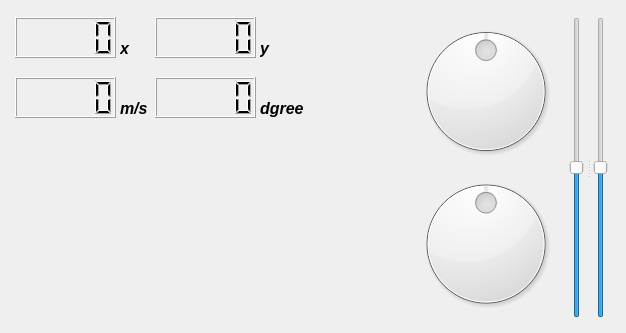
<?xml version="1.0" encoding="UTF-8"?>
<ui version="4.0">
 <class>Form</class>
 <widget class="QWidget" name="Form">
  <property name="geometry">
   <rect>
    <x>0</x>
    <y>0</y>
    <width>626</width>
    <height>333</height>
   </rect>
  </property>
  <property name="windowTitle">
   <string>Form</string>
  </property>
  <widget class="QLCDNumber" name="lcd_number_pos_x">
   <property name="geometry">
    <rect>
     <x>15</x>
     <y>17</y>
     <width>101</width>
     <height>41</height>
    </rect>
   </property>
  </widget>
  <widget class="QLCDNumber" name="lcd_number_pos_y">
   <property name="geometry">
    <rect>
     <x>155</x>
     <y>17</y>
     <width>101</width>
     <height>41</height>
    </rect>
   </property>
  </widget>
  <widget class="QLCDNumber" name="lcd_number_yaw">
   <property name="geometry">
    <rect>
     <x>155</x>
     <y>77</y>
     <width>101</width>
     <height>41</height>
    </rect>
   </property>
  </widget>
  <widget class="QLCDNumber" name="lcd_number_vel">
   <property name="geometry">
    <rect>
     <x>15</x>
     <y>77</y>
     <width>101</width>
     <height>41</height>
    </rect>
   </property>
  </widget>
  <widget class="QLabel" name="lable_ms">
   <property name="geometry">
    <rect>
     <x>120</x>
     <y>100</y>
     <width>30</width>
     <height>17</height>
    </rect>
   </property>
   <property name="font">
    <font>
     <pointsize>12</pointsize>
     <weight>75</weight>
     <italic>true</italic>
     <bold>true</bold>
    </font>
   </property>
   <property name="text">
    <string>m/s</string>
   </property>
  </widget>
  <widget class="QLabel" name="label_x">
   <property name="geometry">
    <rect>
     <x>120</x>
     <y>40</y>
     <width>30</width>
     <height>17</height>
    </rect>
   </property>
   <property name="font">
    <font>
     <pointsize>12</pointsize>
     <weight>75</weight>
     <italic>true</italic>
     <bold>true</bold>
    </font>
   </property>
   <property name="text">
    <string>x</string>
   </property>
  </widget>
  <widget class="QLabel" name="label_yaw">
   <property name="geometry">
    <rect>
     <x>260</x>
     <y>100</y>
     <width>50</width>
     <height>17</height>
    </rect>
   </property>
   <property name="font">
    <font>
     <pointsize>12</pointsize>
     <weight>75</weight>
     <italic>true</italic>
     <bold>true</bold>
    </font>
   </property>
   <property name="text">
    <string>dgree</string>
   </property>
  </widget>
  <widget class="QLabel" name="lable_y">
   <property name="geometry">
    <rect>
     <x>260</x>
     <y>40</y>
     <width>50</width>
     <height>17</height>
    </rect>
   </property>
   <property name="font">
    <font>
     <pointsize>12</pointsize>
     <weight>75</weight>
     <italic>true</italic>
     <bold>true</bold>
    </font>
   </property>
   <property name="text">
    <string>y</string>
   </property>
  </widget>
  <widget class="QDial" name="psi_2">
   <property name="geometry">
    <rect>
     <x>410</x>
     <y>170</y>
     <width>152</width>
     <height>148</height>
    </rect>
   </property>
   <property name="minimum">
    <number>-180</number>
   </property>
   <property name="maximum">
    <number>180</number>
   </property>
  </widget>
  <widget class="QSplitter" name="splitter_5">
   <property name="geometry">
    <rect>
     <x>566</x>
     <y>17</y>
     <width>45</width>
     <height>301</height>
    </rect>
   </property>
   <property name="orientation">
    <enum>Qt::Horizontal</enum>
   </property>
   <widget class="QSlider" name="port_thrust_2">
    <property name="minimum">
     <number>1200</number>
    </property>
    <property name="maximum">
     <number>1800</number>
    </property>
    <property name="value">
     <number>1500</number>
    </property>
    <property name="orientation">
     <enum>Qt::Vertical</enum>
    </property>
    <property name="tickPosition">
     <enum>QSlider::NoTicks</enum>
    </property>
   </widget>
   <widget class="QSlider" name="stbd_thrust_2">
    <property name="minimum">
     <number>1200</number>
    </property>
    <property name="maximum">
     <number>1800</number>
    </property>
    <property name="value">
     <number>1500</number>
    </property>
    <property name="orientation">
     <enum>Qt::Vertical</enum>
    </property>
   </widget>
  </widget>
  <widget class="QDial" name="psi_d_2">
   <property name="geometry">
    <rect>
     <x>410</x>
     <y>17</y>
     <width>152</width>
     <height>149</height>
    </rect>
   </property>
   <property name="minimum">
    <number>-180</number>
   </property>
   <property name="maximum">
    <number>180</number>
   </property>
   <property name="value">
    <number>0</number>
   </property>
  </widget>
 </widget>
 <resources/>
 <connections/>
</ui>
